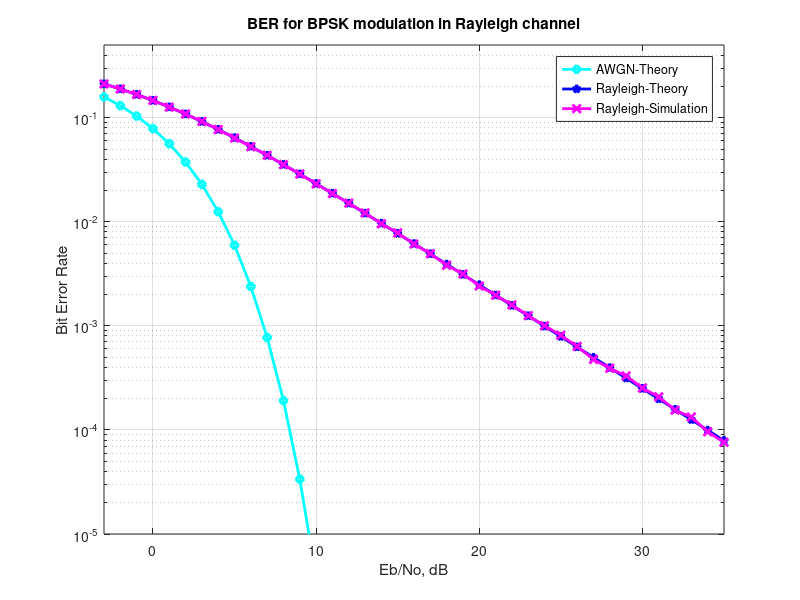

The MATLAB script that drew this image:
%%%%%%%%%%%%%%%%%%%%%%%%%%%%%%%%%%%%%%%%%%%%%%%%%%%%%%%%%%%%
% All rights reserved by Krishna Pillai, http://www.dsplog.com
% The file may not be re-distributed without explicit authorization
% from Krishna Pillai.
% Checked for proper operation with Octave Version 3.0.0
% Author        : Krishna Pillai
% Email         : krishna@dsplog.com
% Version       : 1.0
% Date          : 8 August 2008
% %%%%%%%%%%%%%%%%%%%%%%%%%%%%%%%%%%%%%%%%%%%%%%%%%%%%%%%%%

% Script for computing the BER for BPSK modulation in a
% Rayleigh fading channel

clear
N = 10^6 % number of bits or symbols

% Transmitter
ip = rand(1,N)>0.5; % generating 0,1 with equal probability
s = 2*ip-1; % BPSK modulation 0 -> -1; 1 -> 0 

 
Eb_N0_dB = [-3:35]; % multiple Eb/N0 values

for ii = 1:length(Eb_N0_dB)   %ruturen the length of  Eb_N0_dB 
   
   n = 1/sqrt(2)*[randn(1,N) + j*randn(1,N)]; % white gaussian noise, 0dB variance 
   h = 1/sqrt(2)*[randn(1,N) + j*randn(1,N)]; % Rayleigh channel
   
   % Channel and noise Noise addition
   y = h.*s + 10^(-Eb_N0_dB(ii)/20)*n; 

   % equalization
   yHat = y./h;

   % receiver - hard decision decoding
   ipHat = real(yHat)>0;

   % counting the errors
   nErr(ii) = size(find([ip- ipHat]),2);

end

simBer = nErr/N; % simulated ber
theoryBerAWGN = 0.5*erfc(sqrt(10.^(Eb_N0_dB/10))); % theoretical ber
EbN0Lin = 10.^(Eb_N0_dB/10);
theoryBer = 0.5.*(1-sqrt(EbN0Lin./(EbN0Lin+1)));

% plot
close all
figure
semilogy(Eb_N0_dB,theoryBerAWGN,'cd-','LineWidth',2);
hold on
semilogy(Eb_N0_dB,theoryBer,'bp-','LineWidth',2);
semilogy(Eb_N0_dB,simBer,'mx-','LineWidth',2);
axis([-3 35 10^-5 0.5])
grid on
legend('AWGN-Theory','Rayleigh-Theory', 'Rayleigh-Simulation');
xlabel('Eb/No, dB');
ylabel('Bit Error Rate');
title('BER for BPSK modulation in Rayleigh channel');








